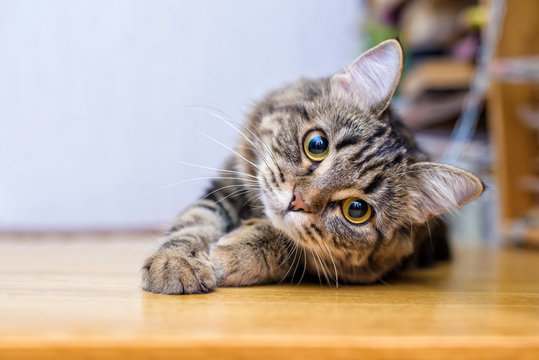
#> input picture cat.jpg, 539 x 360 px
$ python main.py
#> lines starting #> are read from the running program, lines starting #| are printed output that depends on the picture
# importing cv2
import cv2

# path
path = r'cat.jpg'

# Reading an image in default mode
src = cv2.imread(path)
#> src is the input picture: shape (360, 539, 3); mean B, G, R 153.9, 166.9, 183.6

# Window name in which image is displayed
window_name = 'Image'

# Using cv2.rotate() method
# Using cv2.ROTATE_90_CLOCKWISE rotate
# by 90 degrees clockwise
image = cv2.rotate(src, cv2.ROTATE_90_CLOCKWISE)
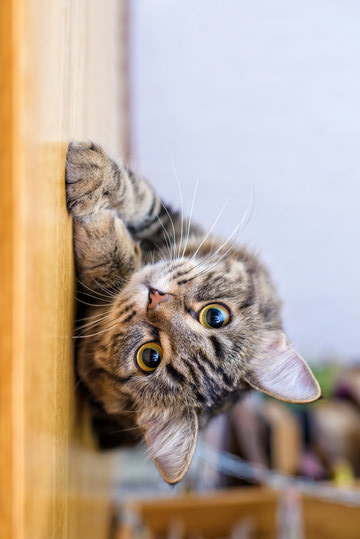
#> image: shape (539, 360, 3); mean B, G, R 153.9, 166.9, 183.6

# Displaying the image
cv2.imshow(window_name, image)
cv2.waitKey(0)

$ run again, with tree.jpg copied over cat.jpg
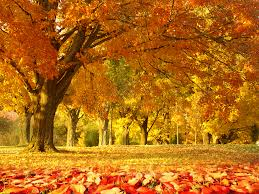
#> input picture tree.jpg, 259 x 194 px
#> src is the input picture: shape (194, 259, 3); mean B, G, R 22.3, 105.5, 178.1
#> `image = cv2.rotate(src, cv2.ROTATE_90_CLOCKWISE)`:
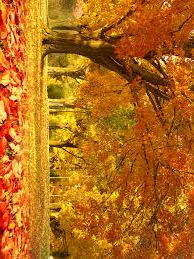
#> image: shape (259, 194, 3); mean B, G, R 22.3, 105.5, 178.1
